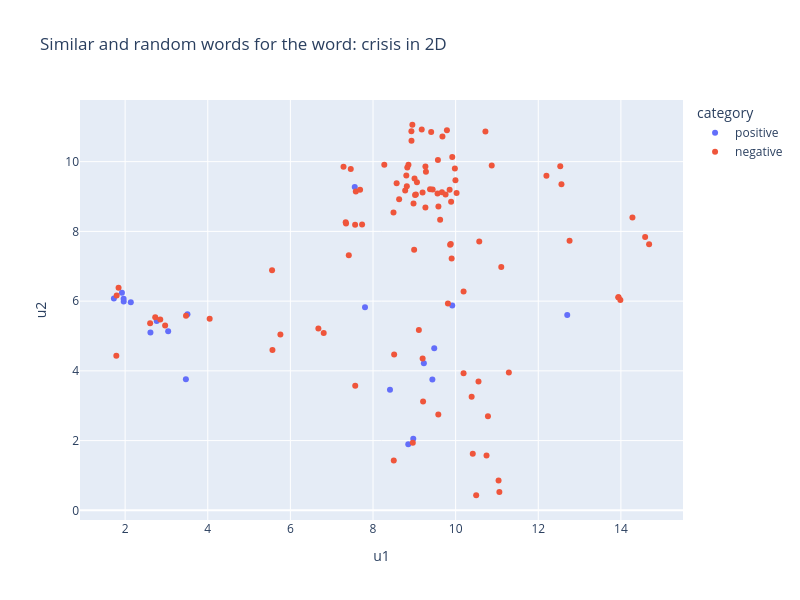

Write notebook code for a chart like this one.
### Markdown cell above
Now, we combine these techniques and plot two dimensional representations for similar and random words. In the example below, we look for the $20$ most similar words of the word "crisis". We generate two dimensional representations for the corresponding word vectors by transforming the original $300$ dimensional vectors with the umap dimensionality reduction model. The same thing is done for $100$ randomly selected words. The resulting vectors can be viszalized in the scatter plot below.

### Code cell
import plotly.express as px

def plot_similar_words_2d(word, n_words, word_vectors, reducer, rnd_state = 42):
    most_sim_words = word_vectors.most_similar(word, topn = n_words)
    positive_words = [element[0] for element in most_sim_words]
    positive_words_2d = reducer.transform(word_vectors[positive_words])
    positive_words_2d_df = pd.DataFrame(positive_words_2d, index = positive_words, columns = ["u1", "u2"])
    positive_words_2d_df.loc[:, "category"] = "positive"

    positive_indices = [word_vectors.key_to_index[positive_word] for positive_word in positive_words]
    negative_indices = [i for i in range(len(word_vectors)) if not(i in positive_indices)]
    np.random.seed(rnd_state)
    negative_words_indices = np.random.choice(negative_indices, 5 * n_words, replace = False).tolist()
    negative_words = [word_vectors.index_to_key[negative_words_index] for negative_words_index in negative_words_indices]
    negative_words_2d = reducer.transform(word_vectors[negative_words_indices])
    negative_words_2d_df = pd.DataFrame(negative_words_2d, index = negative_words, columns = ["u1", "u2"])
    negative_words_2d_df.loc[:, "category"] = "negative"

    words_2d = pd.concat((positive_words_2d_df, negative_words_2d_df))

    fig = px.scatter(words_2d, x = "u1", y = "u2", color = "category", hover_name = words_2d.index, width = 800, height = 600, title = f"Similar and random words for the word: {word} in 2D")
    return fig

fig = plot_similar_words_2d("crisis", 20, google_word_vectors, dim_reducer)
fig.show()

### Figure 1 — Plotly figure (JSON) as saved in the notebook; plotly's stock layout.template omitted (floating-point values rounded to 4 significant figures)
{"data": [{"hovertemplate": "<b>%{hovertext}</b><br><br>category=positive<br>u1=%{x}<br>u2=%{y}<extra></extra>", "hovertext": ["crises", "turmoil", "meltdown", "credit_crunch", "crisis.The", "recession", "downturn", "subprime_mortgage_crisis", "economic_downturn", "liquidity_crunch", "crisi", "upheaval", "turmoil_engulfing", "crunch", "calamity", "contagion", "malaise_gripping", "upheavals", "subprime_mortgage_meltdown", "recesssion"], "legendgroup": "positive", "marker": {"color": "#636efa", "symbol": "circle"}, "mode": "markers", "name": "positive", "orientation": "v", "showlegend": true, "type": "scatter", "x": [1.728, 2.137, 2.612, 7.806, 8.411, 9.23, 8.854, 3.508, 9.436, 3.47, 7.558, 1.922, 1.965, 9.918, 9.482, 3.041, 2.764, 1.963, 8.974, 12.7], "xaxis": "x", "y": [6.072, 5.969, 5.102, 5.826, 3.456, 4.217, 1.897, 5.625, 3.756, 3.761, 9.27, 6.237, 5.992, 5.878, 4.645, 5.138, 5.431, 6.065, 2.056, 5.604], "yaxis": "y"}, {"hovertemplate": "<b>%{hovertext}</b><br><br>category=negative<br>u1=%{x}<br>u2=%{y}<extra></extra>", "hovertext": ["Fertittas", "Susannah_Meadows", "General_Yoshio_Utsumi", "Kyonggi_Province", "Mansheim", "Macedonia_Nordonia", "operator_Angkasa_Pura", "Krambach", "Outright_secular", "Cook_Yourself_Thin", "Ganira_Pashayeva", "Peter_Whittall", "BFGoodrich_Baja", "Guernica_Picasso", "Gumtree", "striker_Stuart_Beavon", "Daughter_Remembers", "overbooked_flights", "Tito_Massoud", "Yong_Pyong", "Phebra", "Titlow", "Info_www.tops.org", "granola", "Vladimir_Obradovic", "Djang", "----------_-----------------------------------------------_unaudited", "ImageStation", "Cerro_Grande", "Auggie_Tantillo_executive", "ROLL_OUT_THE", "Combat_Infantryman_Badges", "Thousand_Cranes", "GREEN_PARTY", "##M####", "Toaff", "Clake", "Girbaud", "Solotomo", "Le_Cirque", "Sven_Bruss", "http://www.avanquest.com", "LI", "Zeta_Ophiuchi", "Patient_Monitoring_Market", "Rekong_Peo", "atopic_asthma", "Ocitti", "Zomi_Students_Federation", "Cyngor", "Alisha_Filmore", "heat_exchanger_ruptured", "Golden_Pin_Lanes", "Jillie", "Ti_Logistics_Briefing", "Noor_Azam", "BIAM_auditorium", "Drapers_features", "Anastazia_Kuzmina", "Throne_Holst", "Laura_Grevas_Worthington", "mantling", "WE_Thu", "Steve_Chealander", "TT_X_TRADER", "Be_Exhumed", "Picardi", "Daejeon", "Deluxe_Rooms", "Franco_Prussian_War", "ClearBlack_display", "shampoo_contraceptives", "Bukit_Payong", "Deborah_Jeon", "Raj_Thackerey", "Sub_Swara", "Quartermaster_Corps", "Dichello_Distributors", "Irawati", "MCF####", "Oquaye", "SFA_disciplinary", "GameZnFlix", "Rube_Waddell", "Sholom_Aleichem", "Engagement_Rumors", "wakame", "LVDS_transmitter", "director_Jesus_Puc", "Athletic_Bilbao_Atletico_Madrid", "Vijay_Kannan", "Group_JSE_NED", "Wellesley_Wenham_West", "Don_DeFord", "MAp_airports", "fecal_coli", "King_Athelstan", "Jorge_Mario_Bergoglio", "Tirumalasetti", "Airbus_A###/A###_aircraft"], "legendgroup": "negative", "marker": {"color": "#EF553B", "symbol": "circle"}, "mode": "markers", "name": "negative", "orientation": "v", "showlegend": true, "type": "scatter", "x": [8.503, 9.38, 10.39, 2.605, 10.75, 9.854, 9.037, 8.931, 8.806, 8.632, 9.624, 9.995, 9.89, 7.584, 8.929, 14.59, 9.918, 7.461, 8.818, 10.87, 11.29, 9.571, 1.787, 7.414, 6.677, 9.212, 7.566, 7.569, 9.814, 7.687, 9.866, 8.572, 8.963, 9.882, 13.94, 10.72, 8.858, 8.273, 7.339, 9.281, 11.06, 9.668, 9.201, 9.268, 5.566, 9.2, 1.841, 10.78, 9.903, 9.408, 11.1, 8.981, 14.68, 7.286, 8.83, 2.968, 10.19, 10.02, 9.064, 6.807, 8.779, 9.179, 5.758, 9.11, 8.512, 9.018, 12.56, 2.728, 10.57, 12.76, 9.982, 1.795, 9.444, 12.53, 2.85, 8.953, 4.046, 8.995, 10.41, 13.94, 10.5, 14.28, 9.757, 9.681, 12.2, 9.269, 3.473, 13.99, 11.04, 5.556, 9.562, 8.496, 9.005, 9.789, 9.58, 7.736, 7.347, 10.55, 9.583, 10.19], "xaxis": "x", "y": [1.43, 9.207, 3.261, 5.368, 1.573, 9.194, 9.058, 10.6, 9.603, 8.923, 8.336, 9.469, 8.849, 9.144, 10.87, 7.841, 10.13, 9.79, 9.292, 9.886, 3.955, 10.05, 4.436, 7.317, 5.217, 3.118, 8.193, 3.57, 5.932, 9.194, 7.614, 9.38, 1.937, 7.638, 6.112, 10.87, 9.91, 9.91, 8.265, 9.712, 0.5245, 9.124, 4.356, 8.685, 4.602, 9.117, 6.387, 2.7, 7.221, 10.85, 6.977, 8.796, 7.634, 9.854, 9.829, 5.301, 6.277, 9.103, 9.413, 5.083, 9.174, 10.92, 5.04, 5.172, 4.471, 9.045, 9.348, 5.537, 7.707, 7.73, 9.803, 6.159, 9.198, 9.865, 5.477, 11.06, 5.494, 7.477, 1.622, 6.11, 0.4331, 8.398, 9.055, 10.72, 9.597, 9.86, 5.58, 6.033, 0.8564, 6.886, 9.087, 8.541, 9.515, 10.9, 2.747, 8.201, 8.225, 3.693, 8.715, 3.933], "yaxis": "y"}], "layout": {"height": 600, "legend": {"title": {"text": "category"}, "tracegroupgap": 0}, "title": {"text": "Similar and random words for the word: crisis in 2D"}, "width": 800, "xaxis": {"anchor": "y", "domain": [0, 1], "title": {"text": "u1"}}, "yaxis": {"anchor": "x", "domain": [0, 1], "title": {"text": "u2"}}}}
